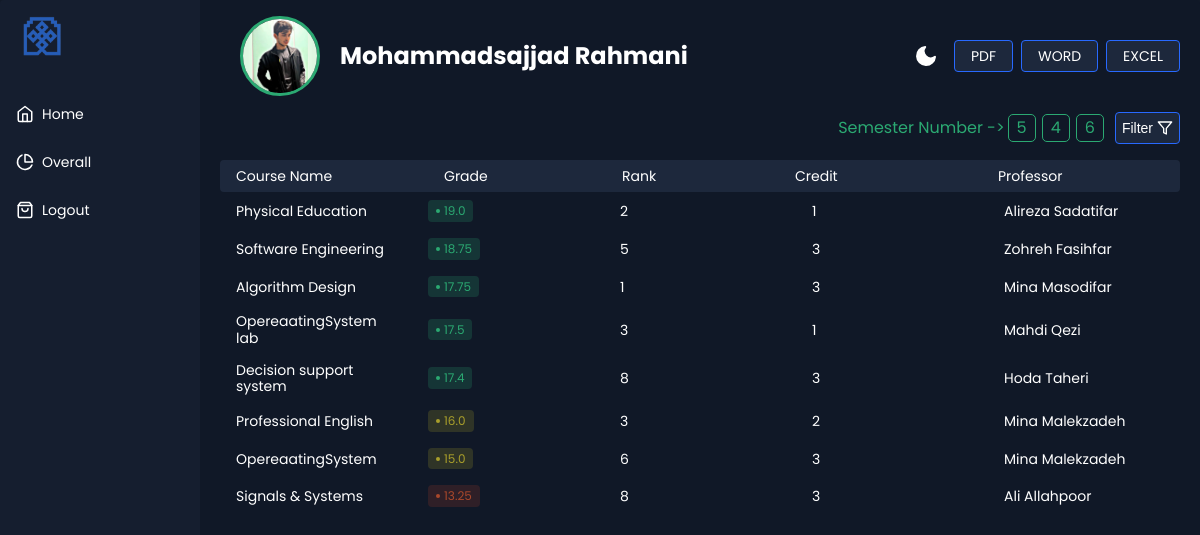
The app's page /home/semester/5 (signed in) with its own data.
### Student_module/models.py (models this page shows, shortened)
class Student(AbstractUser):
    class Gender(models.TextChoices):
        MALE = 'MALE', 'Male'
        FEMALE = 'FEMALE', 'Female'
    picture = models.ImageField(upload_to='uploads/images')
    first_name = models.CharField(max_length=50, verbose_name='first_name')
    last_name = models.CharField(max_length=50, verbose_name='last_name')
    username = models.CharField(max_length=50, unique=True,null=True,blank=False)
    password = models.CharField(max_length=50, verbose_name='password')
    gender = models.CharField(max_length=50, choices=Gender.choices, verbose_name='gender')
    birthday = models.DateField(verbose_name='birthday', null=True, blank=False)
    address = models.TextField(max_length=50, verbose_name='address')
    active = models.BooleanField(default=True,verbose_name='activate situation')
    last_login = models.DateTimeField(verbose_name='last login',null=True,blank=True)
    def __str__(self):
        return f'{self.first_name} {self.last_name}'

class Semester(models.Model):
    student = models.ForeignKey(Student, on_delete=models.CASCADE,verbose_name='student')
    semester_number = models.IntegerField(verbose_name='semester_number')
    gpa = models.FloatField(verbose_name='gpa')
    total_credit = models.IntegerField(verbose_name='total_credit')
    passed_credit = models.IntegerField(verbose_name='passed_credit')

class Course(models.Model):
    semester = models.ForeignKey(Semester, on_delete=models.CASCADE,verbose_name='semester')
    name = models.CharField(max_length=70, verbose_name='name')
    credit = models.IntegerField(verbose_name='credit score')
    grade = models.FloatField(verbose_name='grade')
    professor = models.CharField(max_length=70, verbose_name='professor',null=True, blank=False)
    rank = models.IntegerField(verbose_name='rank',null=True, blank=False)

### Home_module/views.py (the view)
# urls.py: path('home/', views.HomeView.as_view(), name='home'),
@method_decorator(login_required, name="dispatch")
class HomeView(ListView):
    template_name = "home-page.html"
    model = Student
    paginate_by = 1
    def get_context_data(self):
        context = super().get_context_data()
        user = self.request.user.username
        semester_number = self.kwargs.get("sn")
        if semester_number is not None:
            context["courses"] = Course.objects.filter(
                semester__student__username__iexact=user,
                semester__semester_number__iexact=semester_number,
            ).order_by("-grade")
        else:
            context["courses"] = Course.objects.filter(
                semester__student__username__iexact=user
            ).order_by("-grade")
        context["student"] = Student.objects.filter(username__iexact=user)
        context["semesters"] = Semester.objects.filter(student__username__iexact=user)
        return context

### Home_module/templates/home-page.html (shortened to what this page needs)
<!DOCTYPE html>
<html lang="en" id="content-main">
<head>
    <link rel="stylesheet" href="../../static/css/main.css">
    <link rel="stylesheet" href="../../static/css/home-page.css">
</head>
<body>
<div class="app-container" id="content">
    <div class="sidebar">
        <div class="sidebar-header">
            <div class="app-icon">
                <img src="../../static/images/bb2ee136-ee20-4088-8376-1efe047bc7ed.png"
                     style="width: 50px; height: 40px; border-radius: 5px">
            </div>
        </div>
        <ul class="sidebar-list">
            <li class="sidebar-list-item {% if request.resolver_match.url_name == 'home' %}active{% endif %}">
                <a href="{% url 'home' %}">
                    <svg xmlns="http://www.w3.org/2000/svg" width="18" height="18" viewBox="0 0 24 24" fill="none"
                         stroke="currentColor" stroke-width="2" stroke-linecap="round" stroke-linejoin="round"
                         class="feather feather-home">
                        <path d="M3 9l9-7 9 7v11a2 2 0 0 1-2 2H5a2 2 0 0 1-2-2z"/>
                        <polyline points="9 22 9 12 15 12 15 22"/>
                    </svg>
                    <span>Home</span>
                </a>
            </li>
            <li class="sidebar-list-item {% if request.resolver_match.url_name == 'overall' %}active{% endif %}">
                <a href="{% url 'overall' %}">
                    <svg xmlns="http://www.w3.org/2000/svg" width="18" height="18" viewBox="0 0 24 24" fill="none"
                         stroke="currentColor" stroke-width="2" stroke-linecap="round" stroke-linejoin="round"
                         class="feather feather-pie-chart">
                        <path d="M21.21 15.89A10 10 0 1 1 8 2.83"/>
                        <path d="M22 12A10 10 0 0 0 12 2v10z"/>
                    </svg>
                    <span>Overall</span>
                </a>
            </li>
            <li class="sidebar-list-item">
                <a href="{% url 'logout' %}">
                    <span>Logout</span>
                </a>
            </li>
        </ul>
    </div>
    <div class="app-content">
        <div class="app-content-header">
            {% if request.user.is_authenticated %}
                {% if request.user.is_superuser %}
                    <h1 class="app-content-headerText">Admin</h1>
                {% else %}
                    <img src="{{ student.first.picture.url }}" alt="Avatar" class="avatar">
                    <h1 class="app-content-headerText header-name">{{ student.first }}</h1>
                {% endif %}
            {% else %}
                <h1 class="app-content-headerText">Cant Authenticate</h1>
            {% endif %}
            <button class="mode-switch" title="Switch Theme">
                <svg class="moon" fill="none" stroke="currentColor" stroke-linecap="round" stroke-linejoin="round"
                     stroke-width="2" width="24" height="24" viewBox="0 0 24 24">
                    <defs></defs>
                    <path d="M21 12.79A9 9 0 1111.21 3 7 7 0 0021 12.79z"></path>
                </svg>
            </button>
            <a href="{% url 'download-pdf' %}" id="download-pdf"
               class="app-content-headerButton action-button download">PDF</a>
            <a href="{% url 'download-word' %}" id="download-word"
               class="app-content-headerButton action-button download">WORD</a>
            <a href="{% url 'download-excel' %}" id="download-excel"
               class="app-content-headerButton action-button download">EXCEL</a>
        </div>
        <div class="app-content-actions ">
            <div class="app-content-actions-wrapper">
                <span class="cell-label active" style="color: #2ba972">Semester Number -> </span>
                <div class="pagination">
                    {% for semester in semesters %}
                        <a style="color: #2ba972" id="page-s"
                           href="{% url 'filter-semester' sn=semester.semester_number %}"
                        >{{ semester.semester_number }}</a>
                    {% endfor %}
                </div>
                <div class="filter-button-wrapper">
                    <button class="action-button filter jsFilter"><span>Filter</span>
                        <svg xmlns="http://www.w3.org/2000/svg" width="16" height="16" viewBox="0 0 24 24" fill="none"
                             stroke="currentColor" stroke-width="2" stroke-linecap="round" stroke-linejoin="round"
                             class="feather feather-filter">
                            <polygon points="22 3 2 3 10 12.46 10 19 14 21 14 12.46 22 3"/>
                        </svg>
                    </button>
                </div>
            </div>
        </div>
        <div class="products-area-wrapper tableView" id="courses">
            <div class="products-header">
                <div class="product-cell image">
                    Course Name
                </div>
                <div class="product-cell category" style="margin-left: 35px">Grade
                </div>
                <div class="product-cell status-cell" style="margin-left: 5px">Rank
                </div>
                <div class="product-cell sales" style="margin-right:30px">Credit
                </div>
                <div class="product-cell price" style="margin-right: 25px">Professor
                </div>
            </div>
            {% if request.user == student.first %}
                {% for course in courses %}
                    <div class="products-row">
                        <div class="product-cell category">{{ course.name }}
                        </div>
                        <div class="product-cell status-cell">
                            <span class="status
                                {% if course.grade >= 17 %}
                                    active
                                {% elif course.grade >= 14 and course.grade <= 16 %}
                                    warning
                                {% else %}
                                    danger
                                {% endif %}
                            ">{{ course.grade }}</span>
                        </div>
                        <div class="product-cell sales">{{ course.rank }}</div>
                        <div class="product-cell stock">{{ course.credit }}</div>
                        <div class="product-cell price">{{ course.professor }}
                        </div>
                    </div>
                {% endfor %}
            {% else %}
                <div class="alert">
                    <h3 class="alert-text">For visit information you must log in</h3>
                    <a class="app-content-headerButton" href="{% url 'login' %}">Log in</a>
                </div>
            {% endif %}
        </div>
    </div>
</div>
</body>
</html>

### static/css/main.css (style rules this page uses)
button, hr, input { overflow: visible }
html { font-family: sans-serif; line-height: 1.15; -ms-text-size-adjust: 100%; -webkit-text-size-adjust: 100% }
body { margin: 0 }
h1 { font-size: 2em; margin: .67em 0 }
a { background-color: transparent; -webkit-text-decoration-skip: objects }
img { border-style: none }
svg:not(:root) { overflow: hidden }
button, input, optgroup, select, textarea { font-family: sans-serif; font-size: 100%; line-height: 1.15; margin: 0 }
button, select { text-transform: none }
[type=submit], [type=reset], button, html [type=button] { -webkit-appearance: button }

### records on screen
Student: first.picture (picture), first "Mohammadsajjad Rahmani"
Semester: semester_number "5"
Semester: semester_number "4"
Semester: semester_number "6"
Course: name "Physical Education", grade "19.0", rank "2", credit "1", professor "Alireza Sadatifar"
Course: name "Software Engineering", grade "18.75", rank "5", credit "3", professor "Zohreh Fasihfar"
Course: name "Algorithm Design", grade "17.75", rank "1", credit "3", professor "Mina Masodifar"
Course: name "OpereaatingSystem lab", grade "17.5", rank "3", credit "1", professor "Mahdi Qezi"
Course: name "Decision support system", grade "17.4", rank "8", credit "3", professor "Hoda Taheri"
Course: name "Professional English", grade "16.0", rank "3", credit "2", professor "Mina Malekzadeh"
Course: name "OpereaatingSystem", grade "15.0", rank "6", credit "3", professor "Mina Malekzadeh"
Course: name "Signals & Systems", grade "13.25", rank "8", credit "3", professor "Ali Allahpoor"
